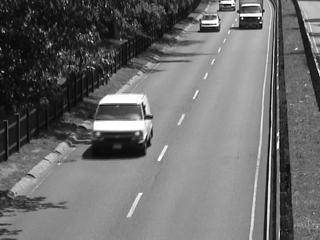
#> input picture lab07/I.jpg, 320 x 240 px
$ jupyter execute lab07.ipynb
#> lines starting #> are read from the running program, lines starting #| are printed output that depends on the picture; after the words box and inside, x2 and y2 are one past the last pixel; in counts of white or black regions, pixels touching at a corner belong together
# Lab 7 - Przepływ optyczny

### Metoda Blokowa

[cell 1]
import cv2
import numpy as np
import matplotlib.pyplot as plt

[cell 2]
I_color = cv2.imread('I.jpg')
#> I_color is the input picture: shape (240, 320, 3); min 0, max 255, mean 107.9
J_color = cv2.imread('J.jpg')
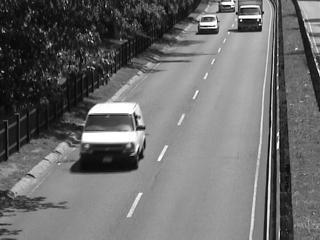
#> input picture lab07/J.jpg, 320 x 240 px
#> J_color is the input picture: shape (240, 320, 3); min 0, max 255, mean 107.9

I_gray = cv2.cvtColor(I_color, cv2.COLOR_BGR2GRAY)
J_gray = cv2.cvtColor(J_color, cv2.COLOR_BGR2GRAY)

# Zmniejszenie dla przyspieszenia obliczeń
I = cv2.resize(I_gray, None, fx=0.25, fy=0.25, interpolation=cv2.INTER_AREA)
J = cv2.resize(J_gray, None, fx=0.25, fy=0.25, interpolation=cv2.INTER_AREA)

plt.figure(figsize=(10, 6))
plt.subplot(1, 3, 1)
plt.imshow(I, cmap='gray')
plt.title('Obraz I')
plt.axis('off')
plt.subplot(1, 3, 2)
plt.imshow(J, cmap='gray')
plt.title('Obraz J')
plt.axis('off')
plt.subplot(1, 3, 3)
plt.imshow(cv2.absdiff(I, J), cmap='gray')
plt.title('Różnica')
plt.axis('off')
plt.show()
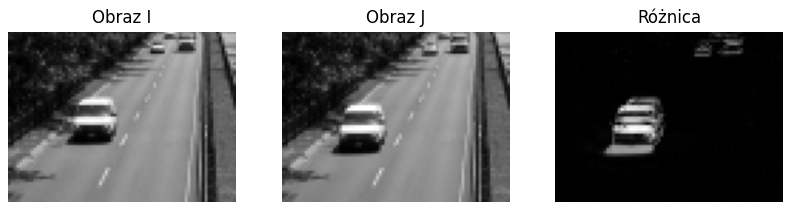
#> figure drawn by matplotlib, 3 panels

[cell 3]
def block_method(I, J, win_size=7):
#> called with win_size = 7
	w2 = win_size // 2
	dx = 3
	dy = 3
	Y, X = I.shape
#> Y = 60; X = 80

	u = np.zeros((Y, X), dtype=np.float32) # Macierz na przesunięcia w osi X
	v = np.zeros((Y, X), dtype=np.float32) # Macierz na przesunięcia w osi Y

	for j in range(w2, Y - w2):
		for i in range(w2, X - w2):
			IO = np.float32(I[j-w2 : j+w2+1, i-w2 : i+w2+1])
			JO_center = np.float32(J[j-w2 : j+w2+1, i-w2 : i+w2+1])
			min_dist = np.sqrt(np.sum(np.square(JO_center - IO)))
			best_match = (0, 0)

			for y in range(-dy, dy+1):
				for x in range(-dx, dx+1):
					if x == 0 and y == 0:
						continue

					# Sprawdzenie czy współrzędne mieszczą się w zakresie
					if (j + y - w2 >= 0 and j + y + w2 + 1 <= Y and
						i + x - w2 >= 0 and i + x + w2 + 1 <= X):
						JO = np.float32(J[j+y-w2 : j+y+w2+1, i+x-w2 : i+x+w2+1])

						dist = np.sqrt(np.sum(np.square(JO - IO)))
						if dist < min_dist:
							min_dist = dist
							best_match = (x, y)

			u[j, i] = best_match[0]
			v[j, i] = best_match[1]

	# Wizualizacja
	mag, ang = cv2.cartToPolar(u, v)
	hsv = np.zeros((Y, X, 3), dtype=np.uint8)
	hsv[..., 0] = ang * 90 / np.pi # Kąt w stopniach (0-180)
	hsv[..., 2] = cv2.normalize(mag, None, 0, 255, cv2.NORM_MINMAX) # Kanał V to normalizowana wartość przesunięcia
#> hsv: shape (60, 80, 3); mean of channels 0, 1, 2 9.5, 0, 26.8
	hsv[..., 1] = 255 # Kanał S ma maksymalną wartość

	rgb_flow = cv2.cvtColor(hsv, cv2.COLOR_HSV2RGB)

	plt.figure(figsize=(18, 6))
	plt.subplot(1, 3, 1), plt.imshow(I, cmap='gray'), plt.title('Obraz I'), plt.axis('off')
	plt.subplot(1, 3, 2), plt.imshow(J, cmap='gray'), plt.title('Obraz J'), plt.axis('off')
	plt.subplot(1, 3, 3), plt.imshow(rgb_flow), plt.title('Pole Przesunięć'), plt.axis('off')
	plt.show()

[cell 4]
block_method(I, J)

### Wieloskalowa metoda blokowa

[cell 5]
def of(I, J, W2=3, dy=3, dx=3):
	H, W = I.shape

	u = np.zeros((H, W), dtype=np.float32)
	v = np.zeros((H, W), dtype=np.float32)

	for j in range(W2, H - W2):
		for i in range(W2, W - W2):
			I0 = np.float32(I[j-W2 : j+W2+1, i-W2 : i+W2+1])

			J0_center = np.float32(J[j-W2 : j+W2+1, i-W2 : i+W2+1])
			min_dist = np.sqrt(np.sum(np.square(J0_center - I0)))
			best_match = (0, 0)

			for y in range(-dy, dy+1):
				for x in range(-dx, dx+1):
					if x == 0 and y == 0:
						continue

					if (j + y - W2 >= 0 and j + y + W2 + 1 <= H and
						i + x - W2 >= 0 and i + x + W2 + 1 <= W):

						J0 = np.float32(J[j+y-W2 : j+y+W2+1, i+x-W2 : i+x+W2+1])
						dist = np.sqrt(np.sum(np.square(J0 - I0)))

						if dist < min_dist:
							min_dist = dist
							best_match = (x, y)
			u[j, i] = best_match[0]
			v[j, i] = best_match[1]
	return u, v

[cell 6]
def vis_flow(u, v, name="Przepływ optyczny"):
    H, W = u.shape
    mag, ang = cv2.cartToPolar(u, v)
    hsv = np.zeros((H, W, 3), dtype=np.uint8)
    hsv[..., 0] = ang * 90 / np.pi
    hsv[..., 2] = cv2.normalize(mag, None, 0, 255, cv2.NORM_MINMAX)
    hsv[..., 1] = 255
    rgb_flow = cv2.cvtColor(hsv, cv2.COLOR_HSV2RGB)

    plt.figure(figsize=(6, 6))
    plt.imshow(rgb_flow)
    plt.title(name)
    plt.axis('off')
    plt.show()

[cell 7]
# Funkcja do tworzenia piramidy obrazów
def pyramid(im, max_scale):
#> called with max_scale = 3
    images = [im]
    for k in range(1, max_scale):
        # Dwukrotne zmniejszenie obrazu
        images.append(cv2.resize(images[k-1], (0, 0), fx=0.5, fy=0.5))
#> after the loop, images = 3 items
    return images

[cell 8]
def warp_image(J, u, v):
    H, W = J.shape
    X, Y = np.meshgrid(np.arange(W), np.arange(H))

    map_x = np.float32(X + u)
    map_y = np.float32(Y + v)

    J_warped = cv2.remap(J, map_x, map_y, interpolation=cv2.INTER_LINEAR, borderMode=cv2.BORDER_REPLICATE)
    return J_warped

[cell 9]
MAX_SCALE = 3
pyr_I = pyramid(I, MAX_SCALE)
#> pyr_I = 3 items
pyr_J = pyramid(J, MAX_SCALE)
#> pyr_J = 3 items

u_total = None
v_total = None

for s in range(MAX_SCALE-1, -1, -1):
	I_scale = pyr_I[s]
	J_scale = pyr_J[s]

	H, W = I_scale.shape
	if u_total is not None and v_total is not None:
		u_total = np.float32(cv2.resize(u_total, (W, H), interpolation=cv2.INTER_LINEAR) * 2.0)
		v_total = np.float32(cv2.resize(v_total, (W, H), interpolation=cv2.INTER_LINEAR) * 2.0)

		J_warped = warp_image(J_scale, u_total, v_total)
	else:
		u_total = np.zeros((H, W), dtype=np.float32)
		v_total = np.zeros((H, W), dtype=np.float32)
		J_warped = J_scale.copy()

	print(f"Obliczanie skali {s}...")

	du, dv = of(I_scale, J_warped, W2=3, dy=3, dx=3)

	u_total += du
	v_total += dv
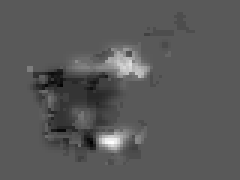
#> u_total: shape (60, 80) float32 (shown 3 times larger); min -7.25, max 13.34, mean -0.0435; drawn with min black and max white
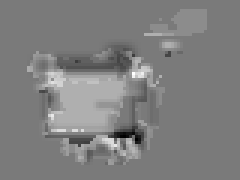
#> v_total: shape (60, 80) float32 (shown 3 times larger); min -6.95, max 7.5, mean 0.293; drawn with min black and max white

vis_flow(u_total, v_total, name="Całkowity przepływ optyczny")

### Inne sposoby wyznaczenia przepływu optycznego

#### Gęsty przepływ optyczny (Farneback)

[cell 10]
# [51 lines of commented-out code are left out]

[cell 11]
# process_sequence("highway")

#### Przepływ Rzadki (Lucas-Kanade)

[cell 12]
# [56 lines of commented-out code are left out]

[cell 13]
# process_sequence_sparse("highway")

### Dla I i J nie dla sekwencji

[cell 14]
I_color = cv2.imread('I.jpg')
J_color = cv2.imread('J.jpg')

if I_color is None or J_color is None:
    print("Błąd wczytywania obrazów! Sprawdź czy ścieżki do plików są poprawne.")
else:
    I = cv2.cvtColor(I_color, cv2.COLOR_BGR2GRAY)
    J = cv2.cvtColor(J_color, cv2.COLOR_BGR2GRAY)
    flow = cv2.calcOpticalFlowFarneback(I, J, None, 0.5, 3, 15, 3, 5, 1.2, 0)
    u = flow[..., 0]
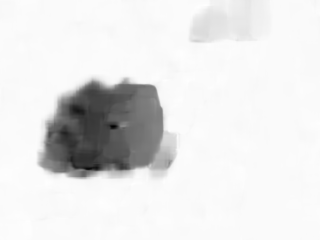
#> u: shape (240, 320) float32; min -15.09, max 0.264, mean -1.26; drawn with min black and max white
    v = flow[..., 1]
#> v: shape (240, 320) float32

    mag, ang = cv2.cartToPolar(u, v)
#> mag: shape (240, 320) float32
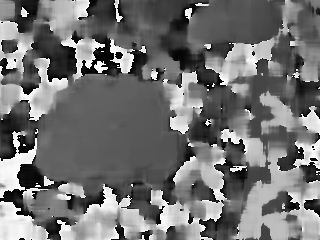
#> ang: shape (240, 320) float32; min 0.000346, max 6.28, mean 2.82; drawn with min black and max white
    mag[mag > 10] = 10
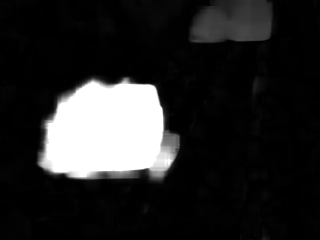
#> mag: shape (240, 320) float32; min 0.000331, max 10, mean 1.5; drawn with min black and max white

    H, W = I.shape
#> H = 240; W = 320
    hsv = np.zeros((H, W, 3), dtype=np.uint8)
    hsv[..., 0] = ang * 90 / np.pi
#> hsv: shape (240, 320, 3)
    hsv[..., 2] = cv2.normalize(mag, None, 0, 255, cv2.NORM_MINMAX)
    hsv[..., 1] = 255
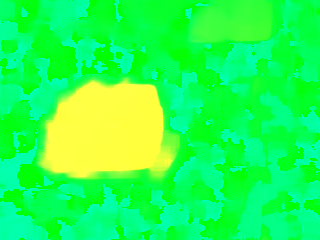
#> hsv: shape (240, 320, 3); mean of channels 0, 1, 2 80.3, 255, 37.7; drawn as B, G, R

    rgb_dense = cv2.cvtColor(hsv, cv2.COLOR_HSV2RGB)
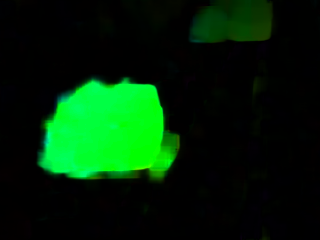
#> rgb_dense: shape (240, 320, 3); mean R, G, B 0.9, 37.2, 6.4


    step = 10
    y_coords, x_coords = np.mgrid[step//2:H:step, step//2:W:step]
    points = np.float32(np.column_stack((x_coords.ravel(), y_coords.ravel()))).reshape(-1, 1, 2)

    lk_params = dict(winSize=(15, 15), maxLevel=2,
                     criteria=(cv2.TERM_CRITERIA_EPS | cv2.TERM_CRITERIA_COUNT, 10, 0.03))
#> lk_params = {'winSize': (15, 15), 'maxLevel': 2, 'criteria': (3, 10, 0.03)}

    new_points, st, err = cv2.calcOpticalFlowPyrLK(I, J, points, None, **lk_params)
#> new_points = 768 rows, first 8: [4.98, 5], [15.05, 5.15], [25.03, 4.95], [35.03, 5.03], [45.02, 4.97], [55.05, 5], [65.04, 4.97], [74.99, 4.98]; st = 768 values from 1 to 1; err = 768 values, max 52.47 at index 423, min 0.479 at index 374, mean 3.78

    sparse_vis = I_color.copy()

    for jj in range(len(points)):
        if st[jj] == 1:
            x1, y1 = points[jj, 0].astype(int)
            x2, y2 = new_points[jj, 0].astype(int)

			# Odrzucenie mikroruchów
            magnitude = np.sqrt((x2 - x1)**2 + (y2 - y1)**2)
            if magnitude > 1.0:
                cv2.line(sparse_vis, (x1, y1), (x2, y2), (0, 0, 255), 1)
                cv2.circle(sparse_vis, (x2, y2), 2, (0, 255, 0), -1)
#> this loop made 768 passes
#> (x2, y2, magnitude) on passes 1 to 12: (4, 4, 1.41), (15, 5, 0), (25, 4, 1), (35, 5, 0), (45, 4, 1), (55, 4, 1), (65, 4, 1), (74, 4, 1.41), (85, 4, 1), (95, 4, 1), (105, 5, 0), (115, 4, 1)
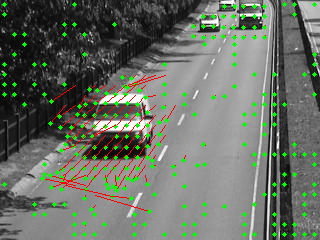
#> sparse_vis: shape (240, 320, 3); 6.07% of pixels changed, all inside (x1, y1, x2, y2) = (2, 2, 317, 237)

    rgb_sparse = cv2.cvtColor(sparse_vis, cv2.COLOR_BGR2RGB)

    plt.figure(figsize=(16, 8))

    plt.subplot(1, 2, 1)
    plt.imshow(rgb_dense)
    plt.title("Gęsty przepływ optyczny (Metoda Farnebacka)")
    plt.axis('off')

    plt.subplot(1, 2, 2)
    plt.imshow(rgb_sparse)
    plt.title("Rzadki przepływ optyczny (Lucas-Kanade na siatce)")
    plt.axis('off')

    plt.tight_layout()
    plt.show()
